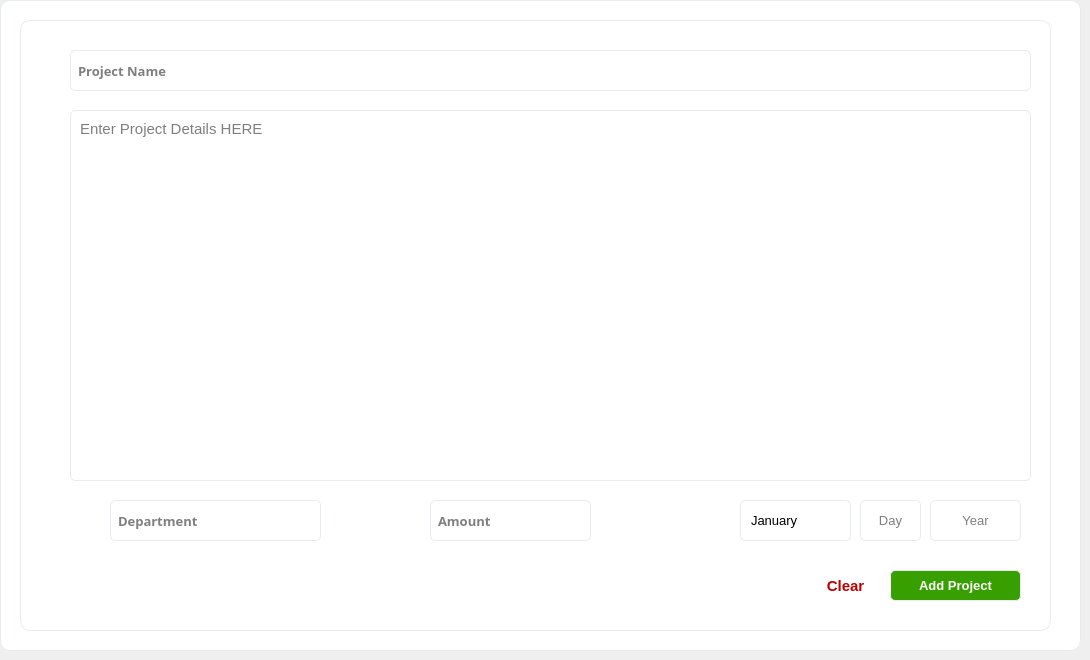
     <widget class="QWidget" name="page_pending">
      <widget class="QFrame" name="frame_pro">
       <property name="geometry">
        <rect>
         <x>0</x>
         <y>0</y>
         <width>1081</width>
         <height>651</height>
        </rect>
       </property>
       <property name="styleSheet">
        <string notr="true">background: white;
border-radius: 10px;
border: 1px solid #e7ecf1;</string>
       </property>
       <property name="frameShape">
        <enum>QFrame::StyledPanel</enum>
       </property>
       <property name="frameShadow">
        <enum>QFrame::Raised</enum>
       </property>
       <widget class="QScrollArea" name="scrollArea">
        <property name="geometry">
         <rect>
          <x>20</x>
          <y>30</y>
          <width>1031</width>
          <height>531</height>
         </rect>
        </property>
        <property name="font">
         <font>
          <family>Nirmala UI</family>
         </font>
        </property>
        <property name="styleSheet">
         <string notr="true"/>
        </property>
        <property name="widgetResizable">
         <bool>true</bool>
        </property>
        <widget class="QWidget" name="scrollAreaContents">
         <property name="geometry">
          <rect>
           <x>0</x>
           <y>0</y>
           <width>1029</width>
           <height>529</height>
          </rect>
         </property>
         <property name="styleSheet">
          <string notr="true">background:white;</string>
         </property>
        </widget>
       </widget>
       <widget class="QFrame" name="frame_assign_bg">
        <property name="geometry">
         <rect>
          <x>20</x>
          <y>30</y>
          <width>1031</width>
          <height>591</height>
         </rect>
        </property>
        <property name="frameShape">
         <enum>QFrame::StyledPanel</enum>
        </property>
        <property name="frameShadow">
         <enum>QFrame::Raised</enum>
        </property>
        <widget class="QFrame" name="frame_9">
         <property name="geometry">
          <rect>
           <x>0</x>
           <y>0</y>
           <width>671</width>
           <height>591</height>
          </rect>
         </property>
         <property name="frameShape">
          <enum>QFrame::StyledPanel</enum>
         </property>
         <property name="frameShadow">
          <enum>QFrame::Raised</enum>
         </property>
         <widget class="QTableView" name="tableView_3">
          <property name="geometry">
           <rect>
            <x>30</x>
            <y>120</y>
            <width>600</width>
            <height>441</height>
           </rect>
          </property>
          <property name="font">
           <font>
            <family>Segoe UI Semibold</family>
            <pointsize>10</pointsize>
            <weight>75</weight>
            <bold>true</bold>
           </font>
          </property>
          <property name="focusPolicy">
           <enum>Qt::NoFocus</enum>
          </property>
          <property name="styleSheet">
           <string notr="true">*{
padding-top:31px;
}

::item{
border-bottom:1px solid #e7ecf1;
padding-left:20px;
}

::item:selected{
color:black;
background:#e7ecf1;
}</string>
          </property>
          <property name="horizontalScrollBarPolicy">
           <enum>Qt::ScrollBarAlwaysOff</enum>
          </property>
          <property name="autoScroll">
           <bool>false</bool>
          </property>
          <property name="alternatingRowColors">
           <bool>true</bool>
          </property>
          <property name="selectionMode">
           <enum>QAbstractItemView::SingleSelection</enum>
          </property>
          <property name="selectionBehavior">
           <enum>QAbstractItemView::SelectRows</enum>
          </property>
          <property name="showGrid">
           <bool>false</bool>
          </property>
          <attribute name="horizontalHeaderVisible">
           <bool>false</bool>
          </attribute>
          <attribute name="horizontalHeaderDefaultSectionSize">
           <number>200</number>
          </attribute>
          <attribute name="verticalHeaderVisible">
           <bool>false</bool>
          </attribute>
          <attribute name="verticalHeaderDefaultSectionSize">
           <number>31</number>
          </attribute>
         </widget>
         <widget class="QLineEdit" name="lineEdit_search">
          <property name="geometry">
           <rect>
            <x>30</x>
            <y>60</y>
            <width>600</width>
            <height>41</height>
           </rect>
          </property>
          <property name="font">
           <font>
            <family>Segoe UI Semibold</family>
            <pointsize>10</pointsize>
            <weight>75</weight>
            <bold>true</bold>
           </font>
          </property>
          <property name="styleSheet">
           <string notr="true">*{
	border-radius:5px;
	padding-left:5px;
}
:hover{
    border: 1px solid #34a671;
}
:focus{
    border: 1px solid #34a671;
}</string>
          </property>
          <property name="placeholderText">
           <string>Search by Name or Username</string>
          </property>
         </widget>
         <widget class="QPushButton" name="pushButton_abort">
          <property name="geometry">
           <rect>
            <x>10</x>
            <y>10</y>
            <width>31</width>
            <height>31</height>
           </rect>
          </property>
          <property name="font">
           <font>
            <pointsize>12</pointsize>
           </font>
          </property>
          <property name="cursor">
           <cursorShape>PointingHandCursor</cursorShape>
          </property>
          <property name="focusPolicy">
           <enum>Qt::NoFocus</enum>
          </property>
          <property name="styleSheet">
           <string notr="true">*{
border:none;
background:none;
	border-image: url(:/imgs/icons8-back-arrow-26.png);
}
:hover{
	border-image: url(:/imgs/icons8-back-arrow-64.png);
}</string>
          </property>
          <property name="text">
           <string/>
          </property>
          <property name="iconSize">
           <size>
            <width>40</width>
            <height>40</height>
           </size>
          </property>
         </widget>
         <widget class="QLabel" name="label_31">
          <property name="geometry">
           <rect>
            <x>30</x>
            <y>120</y>
            <width>200</width>
            <height>31</height>
           </rect>
          </property>
          <property name="font">
           <font>
            <family>Segoe UI Semibold</family>
            <pointsize>10</pointsize>
            <weight>75</weight>
            <bold>true</bold>
           </font>
          </property>
          <property name="styleSheet">
           <string notr="true">background:none;
border:none;
color:#888888;
border-radius: none;
border-bottom:1px solid #e7ecf1;
padding-left:20px;</string>
          </property>
          <property name="text">
           <string>Name</string>
          </property>
         </widget>
         <widget class="QLabel" name="label_32">
          <property name="geometry">
           <rect>
            <x>230</x>
            <y>120</y>
            <width>200</width>
            <height>31</height>
           </rect>
          </property>
          <property name="font">
           <font>
            <family>Segoe UI Semibold</family>
            <pointsize>10</pointsize>
            <weight>75</weight>
            <bold>true</bold>
           </font>
          </property>
          <property name="styleSheet">
           <string notr="true">background:none;
border:none;
color:#888888;
border-radius: none;
border-bottom:1px solid #e7ecf1;
padding-left:20px;</string>
          </property>
          <property name="text">
           <string>Department</string>
          </property>
         </widget>
         <widget class="QLabel" name="label_33">
          <property name="geometry">
           <rect>
            <x>430</x>
            <y>120</y>
            <width>200</width>
            <height>31</height>
           </rect>
          </property>
          <property name="font">
           <font>
            <family>Segoe UI Semibold</family>
            <pointsize>10</pointsize>
            <weight>75</weight>
            <bold>true</bold>
           </font>
          </property>
          <property name="styleSheet">
           <string notr="true">background:none;
border:none;
color:#888888;
border-radius: none;
border-bottom:1px solid #e7ecf1;
padding-left:20px;</string>
          </property>
          <property name="text">
           <string>Username</string>
          </property>
         </widget>
        </widget>
        <widget class="QFrame" name="frame_8">
         <property name="geometry">
          <rect>
           <x>670</x>
           <y>0</y>
           <width>361</width>
           <height>591</height>
          </rect>
         </property>
         <property name="frameShape">
          <enum>QFrame::StyledPanel</enum>
         </property>
         <property name="frameShadow">
          <enum>QFrame::Raised</enum>
         </property>
         <widget class="QLabel" name="label_27">
          <property name="geometry">
           <rect>
            <x>10</x>
            <y>30</y>
            <width>81</width>
            <height>81</height>
           </rect>
          </property>
          <property name="text">
           <string>&lt;html&gt;&lt;head/&gt;&lt;body&gt;&lt;p align=&quot;center&quot;&gt;&lt;br/&gt;&lt;/p&gt;&lt;/body&gt;&lt;/html&gt;</string>
          </property>
          <property name="scaledContents">
           <bool>true</bool>
          </property>
         </widget>
         <widget class="QLabel" name="label_28">
          <property name="geometry">
           <rect>
            <x>10</x>
            <y>170</y>
            <width>341</width>
            <height>271</height>
           </rect>
          </property>
          <property name="text">
           <string/>
          </property>
          <property name="wordWrap">
           <bool>true</bool>
          </property>
         </widget>
         <widget class="QPushButton" name="pushButton_assign">
          <property name="geometry">
           <rect>
            <x>10</x>
            <y>490</y>
            <width>341</width>
            <height>41</height>
           </rect>
          </property>
          <property name="font">
           <font>
            <family>Segoe UI</family>
            <pointsize>12</pointsize>
            <weight>75</weight>
            <bold>true</bold>
           </font>
          </property>
          <property name="styleSheet">
           <string notr="true">*{
background:#37a000;
color:white;
border-radius: 5px;
}
:hover{
background: #2f8700;
}</string>
          </property>
          <property name="text">
           <string>Assign this job</string>
          </property>
         </widget>
         <widget class="QLabel" name="label_29">
          <property name="geometry">
           <rect>
            <x>10</x>
            <y>30</y>
            <width>81</width>
            <height>81</height>
           </rect>
          </property>
          <property name="styleSheet">
           <string notr="true">border:none;
background:none;</string>
          </property>
          <property name="text">
           <string/>
          </property>
          <property name="pixmap">
           <pixmap resource="Resources.qrc">:/imgs/frame_4.png</pixmap>
          </property>
          <property name="scaledContents">
           <bool>true</bool>
          </property>
         </widget>
         <widget class="QLabel" name="label_30">
          <property name="geometry">
           <rect>
            <x>111</x>
            <y>34</y>
            <width>241</width>
            <height>20</height>
           </rect>
          </property>
          <property name="font">
           <font>
            <family>Segoe UI</family>
            <pointsize>12</pointsize>
            <weight>75</weight>
            <bold>true</bold>
           </font>
          </property>
          <property name="styleSheet">
           <string notr="true">border:none;
color:#6fa000;</string>
          </property>
          <property name="text">
           <string>Aamer K.</string>
          </property>
         </widget>
         <widget class="QLabel" name="label_specialist">
          <property name="geometry">
           <rect>
            <x>111</x>
            <y>60</y>
            <width>241</width>
            <height>41</height>
           </rect>
          </property>
          <property name="font">
           <font>
            <family>Segoe UI Semibold</family>
            <pointsize>11</pointsize>
            <weight>75</weight>
            <bold>true</bold>
           </font>
          </property>
          <property name="styleSheet">
           <string notr="true">border:none;
color:black;</string>
          </property>
          <property name="text">
           <string/>
          </property>
          <property name="alignment">
           <set>Qt::AlignLeading|Qt::AlignLeft|Qt::AlignTop</set>
          </property>
          <property name="wordWrap">
           <bool>true</bool>
          </property>
         </widget>
         <zorder>label_28</zorder>
         <zorder>pushButton_assign</zorder>
         <zorder>label_27</zorder>
         <zorder>label_30</zorder>
         <zorder>label_specialist</zorder>
         <zorder>label_29</zorder>
        </widget>
       </widget>
       <widget class="QPushButton" name="pushButton_add_newP">
        <property name="geometry">
         <rect>
          <x>880</x>
          <y>580</y>
          <width>151</width>
          <height>31</height>
         </rect>
        </property>
        <property name="font">
         <font>
          <family>Segoe UI</family>
          <pointsize>10</pointsize>
          <weight>75</weight>
          <bold>true</bold>
         </font>
        </property>
        <property name="focusPolicy">
         <enum>Qt::NoFocus</enum>
        </property>
        <property name="styleSheet">
         <string notr="true">*{
background:#37a000;
color:white;
border-radius: 5px;
}
:hover{
background: #2f8700;
}</string>
        </property>
        <property name="text">
         <string>Add New Project</string>
        </property>
       </widget>
       <widget class="QFrame" name="frame_add_new_bg">
        <property name="geometry">
         <rect>
          <x>20</x>
          <y>20</y>
          <width>1031</width>
          <height>611</height>
         </rect>
        </property>
        <property name="frameShape">
         <enum>QFrame::StyledPanel</enum>
        </property>
        <property name="frameShadow">
         <enum>QFrame::Raised</enum>
        </property>
        <widget class="QPushButton" name="pushButton_back_2">
         <property name="geometry">
          <rect>
           <x>10</x>
           <y>10</y>
           <width>31</width>
           <height>31</height>
          </rect>
         </property>
         <property name="font">
          <font>
           <pointsize>12</pointsize>
          </font>
         </property>
         <property name="cursor">
          <cursorShape>PointingHandCursor</cursorShape>
         </property>
         <property name="focusPolicy">
          <enum>Qt::NoFocus</enum>
         </property>
         <property name="styleSheet">
          <string notr="true">*{
border:none;
background:none;
	border-image: url(:/imgs/icons8-back-arrow-26.png);
}
:hover{
	border-image: url(:/imgs/icons8-back-arrow-64.png);
}</string>
         </property>
         <property name="text">
          <string/>
         </property>
         <property name="iconSize">
          <size>
           <width>40</width>
           <height>40</height>
          </size>
         </property>
        </widget>
        <widget class="QLineEdit" name="lineEdit_add_pro_name">
         <property name="geometry">
          <rect>
           <x>50</x>
           <y>30</y>
           <width>961</width>
           <height>41</height>
          </rect>
         </property>
         <property name="font">
          <font>
           <family>Segoe UI Semibold</family>
           <pointsize>10</pointsize>
           <weight>75</weight>
           <bold>true</bold>
          </font>
         </property>
         <property name="styleSheet">
          <string notr="true">*{
	border-radius:5px;
	padding-left:5px;
}
:hover{
    border: 1px solid #34a671;
}
:focus{
    border: 1px solid #34a671;
}</string>
         </property>
         <property name="placeholderText">
          <string>Project Name</string>
         </property>
        </widget>
        <widget class="QLineEdit" name="lineEdit_add_pro_dep">
         <property name="geometry">
          <rect>
           <x>90</x>
           <y>480</y>
           <width>211</width>
           <height>41</height>
          </rect>
         </property>
         <property name="font">
          <font>
           <family>Segoe UI Semibold</family>
           <pointsize>10</pointsize>
           <weight>75</weight>
           <bold>true</bold>
          </font>
         </property>
         <property name="styleSheet">
          <string notr="true">*{
	border-radius:5px;
	padding-left:5px;
}
:hover{
    border: 1px solid #34a671;
}
:focus{
    border: 1px solid #34a671;
}</string>
         </property>
         <property name="placeholderText">
          <string>Department</string>
         </property>
        </widget>
        <widget class="QLineEdit" name="lineEdit_add_pro_amount">
         <property name="geometry">
          <rect>
           <x>410</x>
           <y>480</y>
           <width>161</width>
           <height>41</height>
          </rect>
         </property>
         <property name="font">
          <font>
           <family>Segoe UI Semibold</family>
           <pointsize>10</pointsize>
           <weight>75</weight>
           <bold>true</bold>
          </font>
         </property>
         <property name="styleSheet">
          <string notr="true">*{
	border-radius:5px;
	padding-left:5px;
}
:hover{
    border: 1px solid #34a671;
}
:focus{
    border: 1px solid #34a671;
}</string>
         </property>
         <property name="placeholderText">
          <string>Amount</string>
         </property>
        </widget>
        <widget class="QLabel" name="label_rpro_dep_ico">
         <property name="geometry">
          <rect>
           <x>60</x>
           <y>490</y>
           <width>21</width>
           <height>21</height>
          </rect>
         </property>
         <property name="font">
          <font>
           <family>Segoe UI</family>
           <pointsize>12</pointsize>
           <weight>75</weight>
           <bold>true</bold>
          </font>
         </property>
         <property name="styleSheet">
          <string notr="true">border:none;
background:none;</string>
         </property>
         <property name="text">
          <string/>
         </property>
         <property name="pixmap">
          <pixmap resource="Resources.qrc">:/imgs/department (1).png</pixmap>
         </property>
         <property name="scaledContents">
          <bool>true</bool>
         </property>
        </widget>
        <widget class="QLabel" name="label_rpro_amount_ico">
         <property name="geometry">
          <rect>
           <x>380</x>
           <y>490</y>
           <width>21</width>
           <height>21</height>
          </rect>
         </property>
         <property name="font">
          <font>
           <family>Segoe UI</family>
           <pointsize>12</pointsize>
           <weight>75</weight>
           <bold>true</bold>
          </font>
         </property>
         <property name="styleSheet">
          <string notr="true">border:none;</string>
         </property>
         <property name="text">
          <string/>
         </property>
         <property name="pixmap">
          <pixmap resource="Resources.qrc">:/imgs/dollar-symbol.png</pixmap>
         </property>
         <property name="scaledContents">
          <bool>true</bool>
         </property>
        </widget>
        <widget class="QLabel" name="label_rpro_deadline_ico">
         <property name="geometry">
          <rect>
           <x>680</x>
           <y>490</y>
           <width>21</width>
           <height>21</height>
          </rect>
         </property>
         <property name="font">
          <font>
           <family>Segoe UI</family>
           <pointsize>12</pointsize>
           <weight>75</weight>
           <bold>true</bold>
          </font>
         </property>
         <property name="styleSheet">
          <string notr="true">border:none;</string>
         </property>
         <property name="text">
          <string/>
         </property>
         <property name="pixmap">
          <pixmap resource="Resources.qrc">:/imgs/schedule.png</pixmap>
         </property>
         <property name="scaledContents">
          <bool>true</bool>
         </property>
        </widget>
        <widget class="QLineEdit" name="lineEdit_deadline_year">
         <property name="geometry">
          <rect>
           <x>910</x>
           <y>480</y>
           <width>91</width>
           <height>41</height>
          </rect>
         </property>
         <property name="font">
          <font>
           <family>Segoe UI</family>
           <pointsize>10</pointsize>
          </font>
         </property>
         <property name="styleSheet">
          <string notr="true">*{
	border-radius:5px;
}

:hover{
	border: 1px solid #34a671;
}

:focus{
    border: 1px solid #34a671;
}</string>
         </property>
         <property name="text">
          <string/>
         </property>
         <property name="alignment">
          <set>Qt::AlignCenter</set>
         </property>
         <property name="placeholderText">
          <string>Year</string>
         </property>
        </widget>
        <widget class="QLineEdit" name="lineEdit_deadline_day">
         <property name="geometry">
          <rect>
           <x>840</x>
           <y>480</y>
           <width>61</width>
           <height>41</height>
          </rect>
         </property>
         <property name="font">
          <font>
           <family>Segoe UI</family>
           <pointsize>10</pointsize>
          </font>
         </property>
         <property name="styleSheet">
          <string notr="true">*{
	border-radius:5px;
}

:hover{
	border: 1px solid #34a671;
}

:focus{
    border: 1px solid #34a671;
}
</string>
         </property>
         <property name="text">
          <string/>
         </property>
         <property name="alignment">
          <set>Qt::AlignCenter</set>
         </property>
         <property name="placeholderText">
          <string>Day</string>
         </property>
        </widget>
        <widget class="QComboBox" name="comboBox_deadline_month">
         <property name="geometry">
          <rect>
           <x>720</x>
           <y>480</y>
           <width>111</width>
           <height>41</height>
          </rect>
         </property>
         <property name="font">
          <font>
           <family>Segoe UI</family>
           <pointsize>10</pointsize>
          </font>
         </property>
         <property name="styleSheet">
          <string notr="true">*{
	border-radius:5px;
	padding-left:10px;
}

:hover{
	border: 1px solid #34a671;
}

:focus{
	border: 1px solid #34a671;
}

::drop-down{
border:0px
}

::down-arrow {
    image: url(:/imgs/arrow-down-sign-to-navigate.png);
    width: 10px;
    height: 10px;
	padding-right:10px;
	padding-top:5px;
}
</string>
         </property>
         <item>
          <property name="text">
           <string>January</string>
          </property>
         </item>
         <item>
          <property name="text">
           <string>February</string>
          </property>
         </item>
         <item>
          <property name="text">
           <string>March</string>
          </property>
         </item>
         <item>
          <property name="text">
           <string>April</string>
          </property>
         </item>
         <item>
          <property name="text">
           <string>May</string>
          </property>
         </item>
         <item>
          <property name="text">
           <string>June</string>
          </property>
         </item>
         <item>
          <property name="text">
           <string>July</string>
          </property>
         </item>
         <item>
          <property name="text">
           <string>August</string>
          </property>
         </item>
         <item>
          <property name="text">
           <string>September</string>
          </property>
         </item>
         <item>
          <property name="text">
           <string>October</string>
          </property>
         </item>
         <item>
          <property name="text">
           <string>November</string>
          </property>
         </item>
         <item>
          <property name="text">
           <string>December</string>
          </property>
         </item>
        </widget>
        <widget class="QPushButton" name="pushButton_add_pro">
         <property name="geometry">
          <rect>
           <x>870</x>
           <y>550</y>
           <width>131</width>
           <height>31</height>
          </rect>
         </property>
         <property name="font">
          <font>
           <family>Segoe UI</family>
           <pointsize>10</pointsize>
           <weight>75</weight>
           <bold>true</bold>
          </font>
         </property>
         <property name="focusPolicy">
          <enum>Qt::NoFocus</enum>
         </property>
         <property name="styleSheet">
          <string notr="true">*{
background:#37a000;
color:white;
border-radius: 5px;
}
:hover{
background: #2f8700;
}</string>
         </property>
         <property name="text">
          <string>Add Project</string>
         </property>
        </widget>
        <widget class="QPushButton" name="pushButton_clear">
         <property name="geometry">
          <rect>
           <x>780</x>
           <y>550</y>
           <width>91</width>
           <height>31</height>
          </rect>
         </property>
         <property name="font">
          <font>
           <family>Segoe UI</family>
           <pointsize>11</pointsize>
           <weight>75</weight>
           <bold>true</bold>
          </font>
         </property>
         <property name="cursor">
          <cursorShape>PointingHandCursor</cursorShape>
         </property>
         <property name="focusPolicy">
          <enum>Qt::NoFocus</enum>
         </property>
         <property name="styleSheet">
          <string notr="true">*{
color: #ba0000;
border:none;
}
:hover{
border-radius:none;
color: #930000;;
}</string>
         </property>
         <property name="text">
          <string>Clear</string>
         </property>
        </widget>
        <widget class="QPlainTextEdit" name="plainTextEdit_add_pro_details">
         <property name="geometry">
          <rect>
           <x>50</x>
           <y>90</y>
           <width>961</width>
           <height>371</height>
          </rect>
         </property>
         <property name="font">
          <font>
           <family>Segoe UI</family>
           <pointsize>11</pointsize>
          </font>
         </property>
         <property name="styleSheet">
          <string notr="true">*{
	border-radius:5px;
	padding:5px;
}
:hover{
    border: 1px solid #34a671;
}
:focus{
    border: 1px solid #34a671;
}</string>
         </property>
         <property name="placeholderText">
          <string>Enter Project Details HERE</string>
         </property>
        </widget>
       </widget>
       <zorder>scrollArea</zorder>
       <zorder>pushButton_add_newP</zorder>
       <zorder>frame_assign_bg</zorder>
       <zorder>frame_add_new_bg</zorder>
      </widget>
     </widget>
